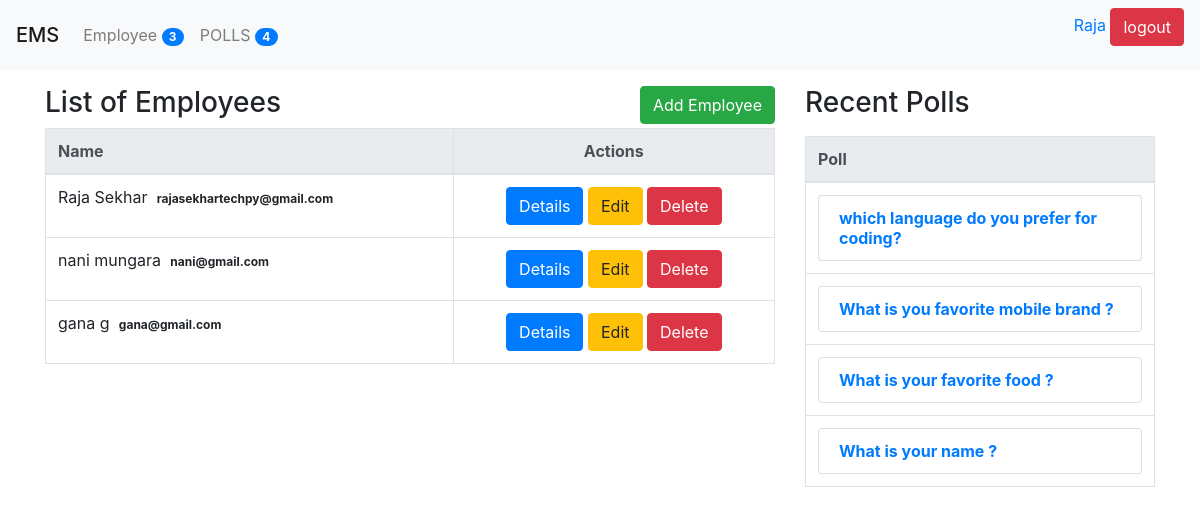
Before: /employee/ (signed in) with the older database file.
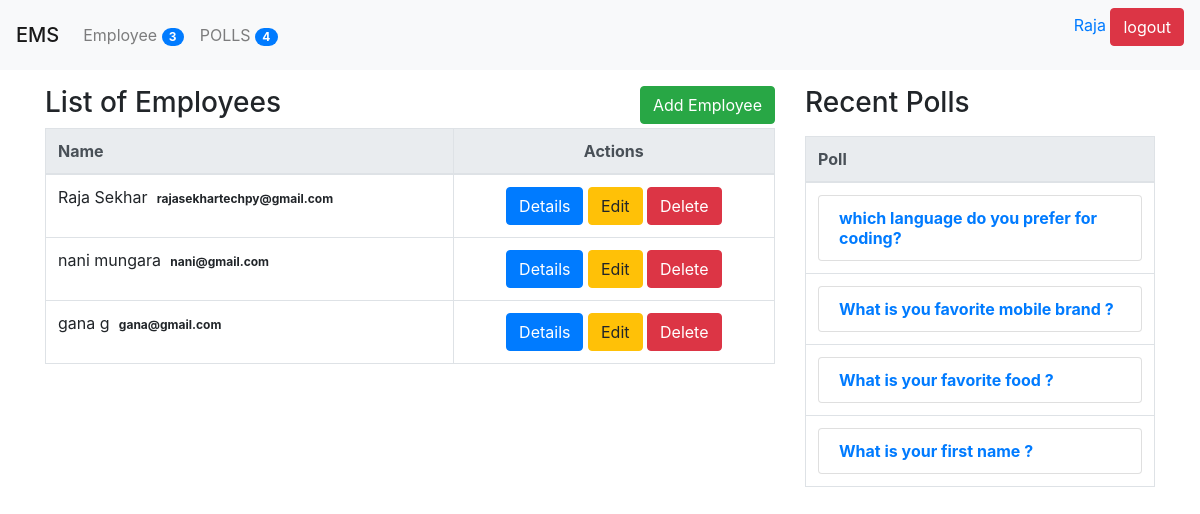
After: the same page with the newer database file.
### poll/models.py (models this page shows, shortened)
class Question(models.Model):
    title = models.TextField(null = True , blank = True)
    status = models.CharField(default = 'inactive', max_length = 10)
    created_by = models.ForeignKey(User, null=True, blank= True , on_delete= models.CASCADE)
    start_date = models.DateTimeField(null=True, blank= True)
    end_date = models.DateTimeField(null=True, blank= True)
    created_at = models.DateTimeField(auto_now_add= True)
    updated_at =models.DateTimeField(auto_now= True)

### employee/views.py (the view)
# urls.py: path('', employee_list, name= 'employee_list'),
@login_required(login_url= '/login/')
def employee_list(request):
    context = {}
    context['users'] = User.objects.all()
    context['title'] = 'Employees'
    return render(request, 'employee/index.html',context)

### poll/context_processor.py (called while the page is built)
def poll_count(request):
    count = Question.objects.count()
    return {"polls_count" : count}

def emp_count(request):
    count = User.objects.count()
    return {"emp_count" : count}

### poll/templatetags/poll_extras.py (called while the page is built)
def upper(value):
    return value.upper()

@register.simple_tag
def recent_polls(n=5):
    questions = Question.objects.all().order_by('-created_at')
    return questions[0:n]

### templates/employee/index.html
{% extends 'polls/base.html' %}
{% load poll_extras %}
{% block content %}
<div class="row">
        <div class="col-sm-8">
        <p>
            <div class="float-left"><h3>List of {{title}}</h3></div>
            {% if request.role == "Admin" %}
            <a class="btn btn-success float-right" href="/employee/add/"> Add Employee</a>
            {% endif %}
        </p>
    <div class="table-responsive-sm">
    {% if users %}
            <table class="table table-bordered">
                <thead class="thead-light">
                    <tr>
                        <th>Name</th>
                        <th class="text-center">Actions</th>
                    </tr>
                </thead>
                <tbody>
            {% for user in users %}
                    <tr>
                        <td scope="row">
                            {{user.first_name}} {{user.last_name}}
                            <span class="badge badge-default">{{user.email}}</span>
                        </td>
                        <td class="text-center">
                            <a class="btn btn-primary" href="{% url 'employee_details' user.id %}">Details</a>
                            <a class="btn btn-warning" href="{% url 'employee_edit' user.id %}">Edit</a>
                            <a class="btn btn-danger" href="{% url 'employee_delete' user.id %}">Delete</a>
                        </td>
                    </tr>
                {% endfor %}
                </tbody>
            </table>
        {% else %}
            <p> There are no employees</p>
        {% endif %}
    </div>
    </div>
    <div class="col-sm-4">
        {% recent_polls as questions %}
        <p>
            <h3>Recent Polls</h3>
        </p>
        <div class="table-responsive-sm">
            {% if questions %}
                <table class="table table-bordered">
                    <thead class="thead-light">
                        <tr>
                            <th>Poll</th>
                        </tr>
                </thead>
                <tbody>
                {% for question in questions %}
                    <tr>
                        <th scope="row">
                            <a class="list-group-item" href="{% url 'polls_details' question.id%}" >{{question.title }} </a>
                        </th>
                    </tr>
                {% endfor %}
                </tbody>
                </table>
        {% else %}
            <p>There is no question available.</p>
        {% endif %}
    </div>
</div>
{% endblock content %}

Changed rows visible on the page:
changed Question: title "What is your name ?" → "What is your first name ?"
